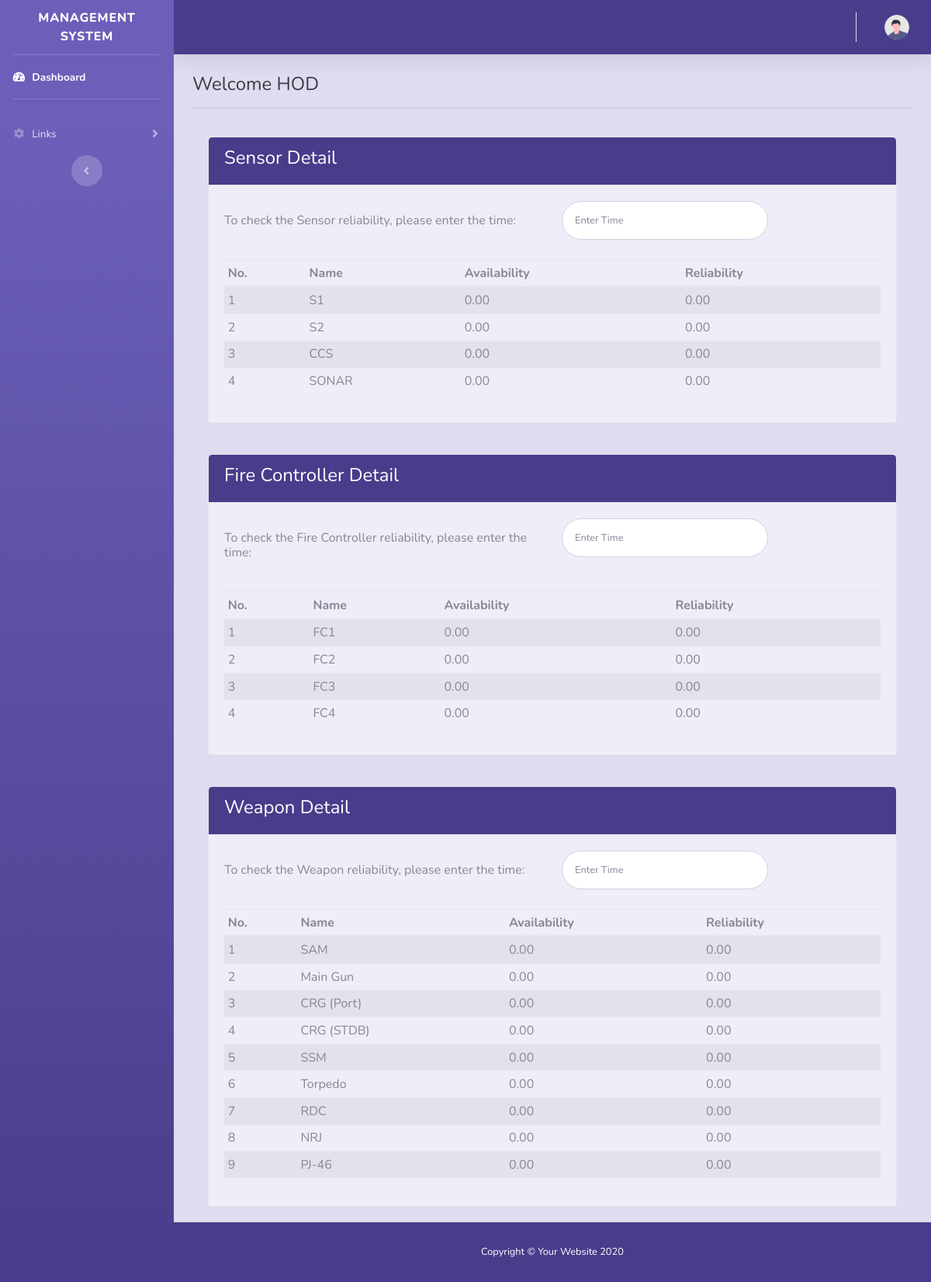
The page /index.php/hod on the database its author committed.
### tables this page shows
CREATE TABLE `controller_data` (
  `ID` bigint(20) NOT NULL,
  `Controller_type` varchar(30) NOT NULL,
  `Controller_Name` varchar(30) NOT NULL,
  `Controller_Code` varchar(30),
  `Ship_ID` varchar(30),
  `ESWB` varchar(30) NOT NULL,
  `Includes` varchar(50) DEFAULT NULL,
  `Not_Includes` varchar(50) DEFAULT NULL,
  `Associated_Equipment` varchar(50) DEFAULT NULL,
  `MTBF` decimal(8,2) DEFAULT NULL,
  `MTTR` decimal(8,2) DEFAULT NULL,
  `Availability` decimal(8,2) DEFAULT NULL,
  `Reliability` decimal(8,2) DEFAULT NULL,
  `Default_Reliability` decimal(8,2) DEFAULT 0.00,
  `Comission_date` date DEFAULT NULL,
  `Total_Equipped` int
);

### application/controllers/HOD.php (called while the page is built, shortened)
<?php if (!defined('BASEPATH')) exit('No direct script access allowed');
class HOD extends CI_Controller
{
    public function index()
    {
        $data['sensor_data'] = $this->db->where('Controller_type', 'Sensor')->get('controller_data')->result_array();
        $data['fire_controller_data'] = $this->db->where('Controller_type', 'Fire Controller')->get('controller_data')->result_array();
        $data['weapon_data'] = $this->db->where('Controller_type', 'Weapon')->get('controller_data')->result_array();
        $this->load->view('hod/hod', $data);
    }
}

### index.php (called while the page is built, shortened)
<?php
require_once BASEPATH.'core/CodeIgniter.php';

### application/views/hod/hod.php (the view, shortened to what this page needs)
<?php $this->load->view('hod/common/header'); ?>
<div class="container bg-custom2">
    <h1 class="h4 text-gray-900">Welcome HOD</h1>
    <hr>
    <div class="card-body">
        <div class="row">
            <div class="col-lg-12">
                <div class="card">
                    <div class="card-header bg-custom1">
                        <div class="row">
                            <div class="col-sm-7">
                                <h1 class="h4 text-white">Sensor Detail</h1>
                            </div>
                        </div>
                    </div>
                    <div class="card-body bg-custom3">
                        <form class="user" role="form" id="update_form" method="post" action="">
                            <div class="form-group row">
                                <div class="col-sm-6 my-3">
                                    <h6> To check the Sensor reliability, please enter the time: </h6>
                                </div>
                                <div class="col-sm-4">
                                    <input type="text" class="form-control form-control-user" name="time" id="sensor_time" placeholder="Enter Time">
                                </div>
                            </div>
                            <div id="table_div">
                                <?php if (isset($sensor_data)) {
                                    if (count($sensor_data) > 0) { ?>
                                        <table id="datatable" class="table table-sm table-striped bg-custom3">
                                            <thead>
                                                <tr>
                                                    <th scope="col-3">No.</th>
                                                    <th scope="col">Name</th>
                                                    <th scope="col">Availability</th>
                                                    <th scope="col">Reliability</th>
                                                </tr>
                                            </thead>
                                            <tbody>
                                                <?php $count = 0;
                                                foreach ($sensor_data as $data) { ?>
                                                    <tr>
                                                        <td scope="row"><?= ++$count; ?></td>
                                                        <td scope="row"><?= $data['Controller_Name']; ?></td>
                                                        <td scope="row"><?= $data['Availability']; ?></td>
                                                        <td scope="row"><?= $data['Reliability']; ?></td>
                                                    </tr>
                                                <?php } ?>
                                            </tbody>
                                        </table>
                                    <?php } else { ?>
                                        <div class="card-header">
                                            <h1 class="h4 text-gray-900">No records Available</h1>
                                        </div>
                                    <?php }
                                } else { ?>
                                    <a> No Record Available. </a>
                                <?php  } ?>
                            </div>
                        </form>
                    </div>
                </div>
            </div>
        </div>
    </div>
    <div class="card-body">
        <div class="row">
            <div class="col-lg-12">
                <div class="card">
                    <div class="card-header bg-custom1">
                        <h1 class="h4 text-white">Fire Controller Detail</h1>
                    </div>
                    <div class="card-body bg-custom3">
                        <form class="user" role="form" id="update_form" method="post" action="">
                            <div class="form-group row">
                                <div class="col-sm-6 my-3">
                                    <h6> To check the Fire Controller reliability, please enter the time: </h6>
                                </div>
                                <div class="col-sm-4">
                                    <input type="text" class="form-control form-control-user" name="time" id="fire_time" placeholder="Enter Time">
                                </div>
                            </div>
                            <div id="table_div">
                                <?php if (isset($fire_controller_data)) {
                                    if (count($fire_controller_data) > 0) { ?>
                                        <table id="datatable" class="table table-sm table-striped bg-custom3">
                                            <thead>
                                                <tr>
                                                    <th scope="col">No.</th>
                                                    <th scope="col">Name</th>
                                                    <th scope="col">Availability</th>
                                                    <th scope="col">Reliability</th>
                                                </tr>
                                            </thead>
                                            <tbody>
                                                <?php $count = 0;
                                                foreach ($fire_controller_data as $data) { ?>
                                                    <tr>
                                                        <td scope="row"><?= ++$count; ?></td>
                                                        <td scope="row"><?= $data['Controller_Name']; ?></td>
                                                        <td scope="row"><?= $data['Availability']; ?></td>
                                                        <td scope="row"><?= $data['Reliability']; ?></td>
                                                    </tr>
                                                <?php } ?>
                                            </tbody>
                                        </table>
                                    <?php } else { ?>
                                        <div class="card-header">
                                            <h1 class="h4 text-gray-900">No record available</h1>
                                        </div>
                                    <?php }
                                } else { ?>
                                    <a> No Record Available. </a>
                                <?php  } ?>
                            </div>
                        </form>
                    </div>
                </div>
            </div>
        </div>
    </div>
    <div class="card-body">
        <div class="row">
            <div class="col-lg-12">
                <div class="card">
                    <div class="card-header bg-custom1">
                        <h1 class="h4 text-white">Weapon Detail</h1>
                    </div>
                    <div class="card-body bg-custom3">
                        <form class="user" role="form" id="update_form" method="post" action="">
                            <div class="form-group row">
                                <div class="col-sm-6 my-3">
                                    <h6> To check the Weapon reliability, please enter the time: </h6>
                                </div>
                                <div class="col-sm-4">
                                    <input type="text" class="form-control form-control-user" name="time" id="weapon_time" placeholder="Enter Time">
                                </div>
                            </div>
                            <div id="table_div">
                                <?php if (isset($weapon_data)) {
                                    if (count($weapon_data) > 0) { ?>
                                        <table id="datatable" class="table table-sm table-striped bg-custom3">
                                            <thead>
                                                <tr>
                                                    <th scope="col">No.</th>
                                                    <th scope="col">Name</th>
                                                    <th scope="col">Availability</th>
                                                    <th scope="col">Reliability</th>
                                                </tr>
                                            </thead>
                                            <tbody>
                                                <?php $count = 0;
                                                foreach ($weapon_data as $data) { ?>
                                                    <tr>
                                                        <td scope="row"><?= ++$count; ?></td>
                                                        <td scope="row"><?= $data['Controller_Name']; ?></td>
                                                        <td scope="row"><?= $data['Availability']; ?></td>
                                                        <td scope="row"><?= $data['Reliability']; ?></td>
                                                    </tr>
                                                <?php } ?>
                                            </tbody>
                                        </table>
                                    <?php } else { ?>
                                        <div class="card-header">
                                            <h1 class="h4 text-gray-900">No record available</h1>
                                        </div>
                                    <?php }
                                } else { ?>
                                    <a> No Record Available. </a>
                                <?php  } ?>
                            </div>
                        </form>
                    </div>
                </div>
            </div>
        </div>
    </div>
</div>
<?php $this->load->view('common/footer'); ?>

### application/views/hod/common/header.php (shortened to what this page needs)
<!DOCTYPE html>
<html lang="en">
<head>
    <link href="<?php echo base_url(); ?>assets/vendor/fontawesome-free/css/all.min.css" rel="stylesheet" type="text/css">
    <link href="<?php echo base_url(); ?>assets/css/sb-admin-2.min.css" rel="stylesheet">
</head>
<body id="page-top">
    <div id="wrapper">
        <ul class="navbar-nav bg-gradient-primary sidebar sidebar-dark accordion" id="accordionSidebar">
            <a class="sidebar-brand d-flex align-items-center justify-content-center" href="index.html">
                <div class="sidebar-brand-text mx-3">Management System</div>
            </a>
            <hr class="sidebar-divider my-0">
            <li class="nav-item active">
                <a class="nav-link" href="<?php if ($this->session->userdata('status') == 'weo') {
                                                echo "WEO";
                                            } else if ($this->session->userdata('status') == 'co') {
                                                echo "CO";
                                            } else {
                                                echo "HOD";
                                            } ?>">
                    <i class="fas fa-fw fa-tachometer-alt"></i>
                    <span>Dashboard</span></a>
            </li>
            <hr class="sidebar-divider">
            <li class="nav-item">
                <a class="nav-link collapsed" href="#" data-toggle="collapse" data-target="#collapseTwo" aria-expanded="true" aria-controls="collapseTwo">
                    <i class="fas fa-fw fa-cog"></i>
                    <span>Links</span>
                </a>
            </li>
            <div class="text-center d-none d-md-inline">
                <button class="rounded-circle border-0" id="sidebarToggle"></button>
            </div>
        </ul>
        <div id="content-wrapper" class="d-flex flex-column bg-custom2">
            <div id="content">
                <nav class="navbar navbar-expand navbar-light bg-custom1 topbar mb-4 static-top shadow">
                    <ul class="navbar-nav ml-auto">
                        <li class="nav-item dropdown no-arrow">
                            <a class="nav-link dropdown-toggle" href="#" id="userDropdown" role="button" data-toggle="dropdown" aria-haspopup="true" aria-expanded="false">
                                <img class="img-profile rounded-circle" src="<?php echo base_url(); ?>assets/img/undraw_profile.svg">
                            </a>
                        </li>
                    </ul>
                </nav>

### application/views/common/footer.php (shortened to what this page needs)
         <footer class="sticky-footer bg-custom1 text-white">
                <div class="container my-auto">
                    <div class="copyright text-center my-auto">
                        <span>Copyright &copy; Your Website 2020</span>
                    </div>
                </div>
            </footer>
        </div>
    </div>
</body>
</html>

### rows shown on the page
controller_data: Controller_Name "S1", Availability "0.00", Reliability "0.00"
controller_data: Controller_Name "S2", Availability "0.00", Reliability "0.00"
controller_data: Controller_Name "CCS", Availability "0.00", Reliability "0.00"
controller_data: Controller_Name "SONAR", Availability "0.00", Reliability "0.00"
controller_data: Controller_Name "FC1", Availability "0.00", Reliability "0.00"
controller_data: Controller_Name "FC2", Availability "0.00", Reliability "0.00"
controller_data: Controller_Name "FC3", Availability "0.00", Reliability "0.00"
controller_data: Controller_Name "FC4", Availability "0.00", Reliability "0.00"
controller_data: Controller_Name "SAM", Availability "0.00", Reliability "0.00"
controller_data: Controller_Name "Main Gun", Availability "0.00", Reliability "0.00"
controller_data: Controller_Name "CRG (Port)", Availability "0.00", Reliability "0.00"
controller_data: Controller_Name "CRG (STDB)", Availability "0.00", Reliability "0.00"
controller_data: Controller_Name "SSM", Availability "0.00", Reliability "0.00"
controller_data: Controller_Name "Torpedo", Availability "0.00", Reliability "0.00"
controller_data: Controller_Name "RDC", Availability "0.00", Reliability "0.00"
controller_data: Controller_Name "NRJ", Availability "0.00", Reliability "0.00"
controller_data: Controller_Name "PJ-46", Availability "0.00", Reliability "0.00"
